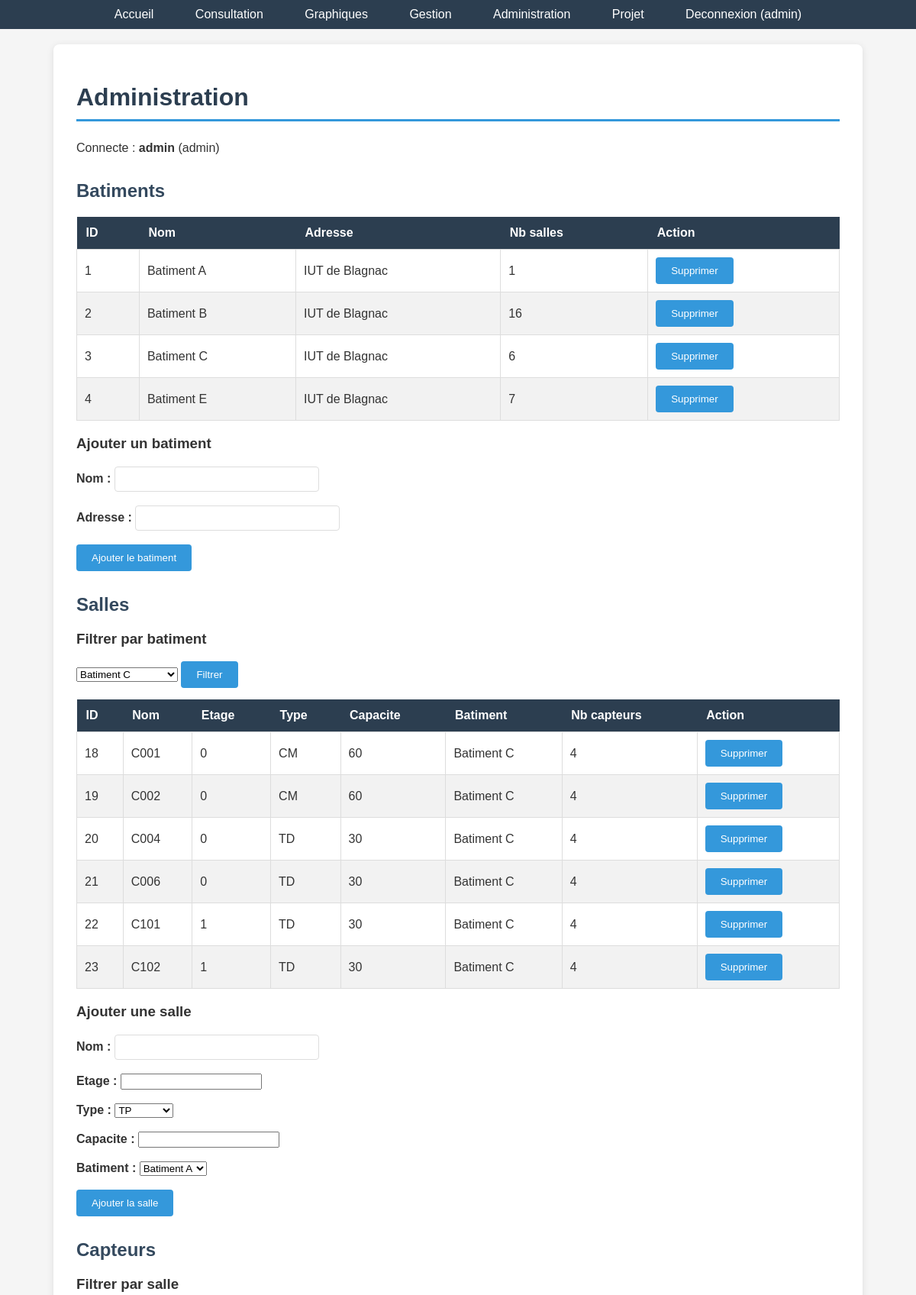
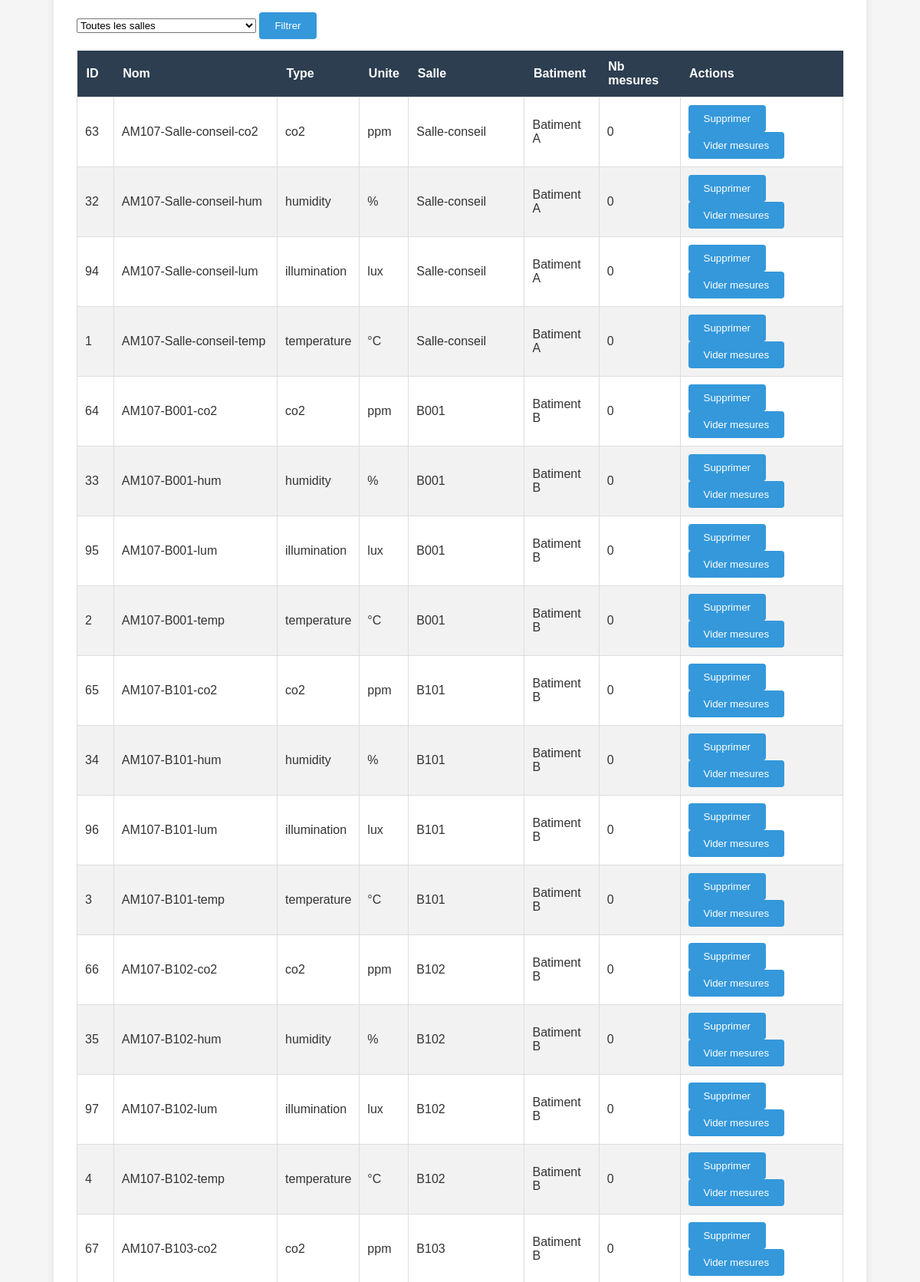
Page /admin.php?filtre_bat=3 (signed in, upper part) on the committed database (2 pictures, top to bottom).
### tables this page shows
CREATE TABLE IF NOT EXISTS Batiment (
    id_batiment INT AUTO_INCREMENT PRIMARY KEY,
    nom VARCHAR(50) NOT NULL,
    adresse VARCHAR(255)
);

CREATE TABLE IF NOT EXISTS Salle (
    id_salle INT AUTO_INCREMENT PRIMARY KEY,
    nom VARCHAR(50) NOT NULL,
    etage INT NOT NULL,
    type VARCHAR(50),
    capacite INT,
    id_batiment INT NOT NULL,
    FOREIGN KEY (id_batiment) REFERENCES Batiment(id_batiment)
);

CREATE TABLE IF NOT EXISTS Capteur (
    id_capteur INT AUTO_INCREMENT PRIMARY KEY,
    nom VARCHAR(100) NOT NULL,
    type_capteur VARCHAR(50) NOT NULL,
    unite VARCHAR(20),
    id_salle INT NOT NULL,
    FOREIGN KEY (id_salle) REFERENCES Salle(id_salle)
);

### www/admin.php (the view, shortened to what this page needs)
<?php
$connexion = mysqli_connect("localhost", "root", "sae23", "sae23");
$batiments = mysqli_query($connexion, "SELECT * FROM Batiment ORDER BY nom");
$liste_batiments = array();
while ($b = mysqli_fetch_assoc($batiments)) {
    $liste_batiments[] = $b;
}
?>
<!DOCTYPE html>
<html lang="fr">
<head>
    <link rel="stylesheet" href="style.css">
</head>
<body>
    <nav>
        <a href="index.php">Accueil</a>
        <a href="consultation.php">Consultation</a>
        <a href="graphiques.php">Graphiques</a>
        <a href="gestion.php">Gestion</a>
        <a href="admin.php">Administration</a>
        <a href="projet.php">Projet</a>
        <a href="connexion.php?logout=1">Deconnexion (<?php echo htmlspecialchars($_SESSION['login']); ?>)</a>
    </nav>
    <div class="container">
        <h1>Administration</h1>
        <p>Connecte : <strong><?php echo htmlspecialchars($_SESSION['login']); ?></strong> (admin)</p>
        <h2>Batiments</h2>
        <table>
            <thead>
                <tr>
                    <th>ID</th>
                    <th>Nom</th>
                    <th>Adresse</th>
                    <th>Nb salles</th>
                    <th>Action</th>
                </tr>
            </thead>
            <tbody>
                <?php
                $res_bat = mysqli_query($connexion, "SELECT b.*, COUNT(s.id_salle) AS nb FROM Batiment b LEFT JOIN Salle s ON b.id_batiment = s.id_batiment GROUP BY b.id_batiment ORDER BY b.nom");
                while ($ligne = mysqli_fetch_assoc($res_bat)) {
                    echo "<tr>";
                    echo "<td>" . $ligne['id_batiment'] . "</td>";
                    echo "<td>" . htmlspecialchars($ligne['nom']) . "</td>";
                    echo "<td>" . htmlspecialchars($ligne['adresse']) . "</td>";
                    echo "<td>" . $ligne['nb'] . "</td>";
                    echo "<td>";
                    echo "<form method='POST' class='form-inline'>";
                    echo "<input type='submit' value='Supprimer'>";
                    echo "</form>";
                    echo "</td>";
                    echo "</tr>";
                }
                ?>
            </tbody>
        </table>
        <h3>Ajouter un batiment</h3>
        <form method="POST">
            <label>Nom :</label>
            <input type="text" name="nom" required><br><br>
            <label>Adresse :</label>
            <input type="text" name="adresse" required><br><br>
            <input type="submit" value="Ajouter le batiment">
        </form>
        <h2>Salles</h2>
        <h3>Filtrer par batiment</h3>
        <form method="GET">
            <select name="filtre_bat">
                <?php foreach ($liste_batiments as $b) { ?>
                    <option value="<?php echo $b['id_batiment']; ?>" <?php if (isset($_GET['filtre_bat']) && $_GET['filtre_bat'] == $b['id_batiment']) echo 'selected'; ?>><?php echo htmlspecialchars($b['nom']); ?></option>
                <?php } ?>
            </select>
            <input type="submit" value="Filtrer">
        </form>
        <table>
            <thead>
                <tr>
                    <th>ID</th>
                    <th>Nom</th>
                    <th>Etage</th>
                    <th>Type</th>
                    <th>Capacite</th>
                    <th>Batiment</th>
                    <th>Nb capteurs</th>
                    <th>Action</th>
                </tr>
            </thead>
            <tbody>
                <?php
                $sql_salles = "SELECT s.*, b.nom AS nom_batiment, COUNT(c.id_capteur) AS nb_capteurs
                    FROM Salle s
                    JOIN Batiment b ON s.id_batiment = b.id_batiment
                    LEFT JOIN Capteur c ON s.id_salle = c.id_salle";
                if (isset($_GET['filtre_bat']) && $_GET['filtre_bat'] != '') {
                    $fb = 0 + $_GET['filtre_bat'];
                    $sql_salles = $sql_salles . " WHERE s.id_batiment = $fb";
                }
                $sql_salles = $sql_salles . " GROUP BY s.id_salle ORDER BY b.nom, s.nom";
                $res_salles = mysqli_query($connexion, $sql_salles);
                while ($ligne = mysqli_fetch_assoc($res_salles)) {
                    echo "<tr>";
                    echo "<td>" . $ligne['id_salle'] . "</td>";
                    echo "<td>" . htmlspecialchars($ligne['nom']) . "</td>";
                    echo "<td>" . $ligne['etage'] . "</td>";
                    echo "<td>" . htmlspecialchars($ligne['type']) . "</td>";
                    echo "<td>" . $ligne['capacite'] . "</td>";
                    echo "<td>" . htmlspecialchars($ligne['nom_batiment']) . "</td>";
                    echo "<td>" . $ligne['nb_capteurs'] . "</td>";
                    echo "<td>";
                    echo "<form method='POST' class='form-inline'>";
                    echo "<input type='submit' value='Supprimer'>";
                    echo "</form>";
                    echo "</td>";
                    echo "</tr>";
                }
                ?>
            </tbody>
        </table>
        <h3>Ajouter une salle</h3>
        <form method="POST">
            <label>Nom :</label>
            <input type="text" name="nom" required><br><br>
            <label>Etage :</label>
            <input type="number" name="etage" required><br><br>
            <label>Type :</label>
            <select name="type" required>
                <option value="TP">TP</option>
            </select><br><br>
            <label>Capacite :</label>
            <input type="number" name="capacite" required><br><br>
            <label>Batiment :</label>
            <select name="id_batiment" required>
                <?php foreach ($liste_batiments as $b) { ?>
                    <option value="<?php echo $b['id_batiment']; ?>"><?php echo htmlspecialchars($b['nom']); ?></option>
                <?php } ?>
            </select><br><br>
            <input type="submit" value="Ajouter la salle">
        </form>
        <h2>Capteurs</h2>
        <h3>Filtrer par salle</h3>
        <form method="GET">
            <select name="filtre_salle">
                <option value="">Toutes les salles</option>
            </select>
            <input type="submit" value="Filtrer">
        </form>
        <table>
            <thead>
                <tr>
                    <th>ID</th>
                    <th>Nom</th>
                    <th>Type</th>
                    <th>Unite</th>
                    <th>Salle</th>
                    <th>Batiment</th>
                    <th>Nb mesures</th>
                    <th>Actions</th>
                </tr>
            </thead>
            <tbody>
                <?php
                $sql_capt = "SELECT c.*, s.nom AS nom_salle, b.nom AS nom_batiment, COUNT(m.id_mesure) AS nb_mesures
                    FROM Capteur c
                    JOIN Salle s ON c.id_salle = s.id_salle
                    JOIN Batiment b ON s.id_batiment = b.id_batiment
                    LEFT JOIN Mesure m ON c.id_capteur = m.id_capteur";
                $sql_capt = $sql_capt . " GROUP BY c.id_capteur ORDER BY b.nom, s.nom, c.type_capteur";
                $res_capt = mysqli_query($connexion, $sql_capt);
                while ($ligne = mysqli_fetch_assoc($res_capt)) {
                    echo "<tr>";
                    echo "<td>" . $ligne['id_capteur'] . "</td>";
                    echo "<td>" . htmlspecialchars($ligne['nom']) . "</td>";
                    echo "<td>" . htmlspecialchars($ligne['type_capteur']) . "</td>";
                    echo "<td>" . htmlspecialchars($ligne['unite']) . "</td>";
                    echo "<td>" . htmlspecialchars($ligne['nom_salle']) . "</td>";
                    echo "<td>" . htmlspecialchars($ligne['nom_batiment']) . "</td>";
                    echo "<td>" . $ligne['nb_mesures'] . "</td>";
                    echo "<td>";
                    echo "<form method='POST' class='form-inline'>";
                    echo "<input type='submit' value='Supprimer'>";
                    echo "</form> ";
                    echo "<form method='POST' class='form-inline'>";
                    echo "<input type='submit' value='Vider mesures'>";
                    echo "</form>";
                    echo "</td>";
                    echo "</tr>";
                }
                ?>
            </tbody>
        </table>
    </div>
</body>
</html>

### www/style.css (style rules this page uses)
body { font-family: Arial, sans-serif; background-color: #f5f5f5; margin: 0; padding: 0; color: #333; }
nav { background-color: #2c3e50; padding: 10px 20px; text-align: center; }
nav a { color: white; text-decoration: none; margin: 0 15px; padding: 5px 10px; }
.container { max-width: 1000px; margin: 20px auto; background-color: white; padding: 30px; border-radius: 8px; box-shadow: 0 2px 10px rgba(0, 0, 0, 0.1); }
h1 { color: #2c3e50; border-bottom: 3px solid #3498db; padding-bottom: 10px; }
h2 { color: #34495e; margin-top: 30px; }
p { line-height: 1.6; }
table { width: 100%; border-collapse: collapse; margin-top: 15px; }
th { background-color: #2c3e50; color: white; padding: 12px; text-align: left; }
td { padding: 10px; border: 1px solid #ddd; }
tr:nth-child(even) { background-color: #f2f2f2; }
form label { font-weight: bold; }
form input[type="text"], form input[type="password"] { padding: 8px; width: 250px; border: 1px solid #ddd; border-radius: 4px; }
form input[type="submit"] { background-color: #3498db; color: white; padding: 10px 20px; border: none; border-radius: 4px; cursor: pointer; }
.form-inline { display: inline; }

### rows in the picture
batiment: id_batiment "1", nom "Batiment A", adresse "IUT de Blagnac", nb "1"
batiment: id_batiment "2", nom "Batiment B", adresse "IUT de Blagnac", nb "16"
batiment: id_batiment "3", nom "Batiment C", adresse "IUT de Blagnac", nb "6"
batiment: id_batiment "4", nom "Batiment E", adresse "IUT de Blagnac", nb "7"
salle: id_salle "18", nom "C001", etage "0", type "CM", capacite "60", id_batiment.nom "Batiment C", nb_capteurs "4"
salle: id_salle "19", nom "C002", etage "0", type "CM", capacite "60", id_batiment.nom "Batiment C", nb_capteurs "4"
salle: id_salle "20", nom "C004", etage "0", type "TD", capacite "30", id_batiment.nom "Batiment C", nb_capteurs "4"
salle: id_salle "21", nom "C006", etage "0", type "TD", capacite "30", id_batiment.nom "Batiment C", nb_capteurs "4"
salle: id_salle "22", nom "C101", etage "1", type "TD", capacite "30", id_batiment.nom "Batiment C", nb_capteurs "4"
salle: id_salle "23", nom "C102", etage "1", type "TD", capacite "30", id_batiment.nom "Batiment C", nb_capteurs "4"
capteur: id_capteur "63", nom "AM107-Salle-conseil-co2", type_capteur "co2", unite "ppm", id_salle.nom "Salle-conseil", batiment.nom "Batiment A", nb_mesures "0"
capteur: id_capteur "32", nom "AM107-Salle-conseil-hum", type_capteur "humidity", unite "%", id_salle.nom "Salle-conseil", batiment.nom "Batiment A", nb_mesures "0"
capteur: id_capteur "94", nom "AM107-Salle-conseil-lum", type_capteur "illumination", unite "lux", id_salle.nom "Salle-conseil", batiment.nom "Batiment A", nb_mesures "0"
capteur: id_capteur "1", nom "AM107-Salle-conseil-temp", type_capteur "temperature", unite "°C", id_salle.nom "Salle-conseil", batiment.nom "Batiment A", nb_mesures "0"
capteur: id_capteur "64", nom "AM107-B001-co2", type_capteur "co2", unite "ppm", id_salle.nom "B001", batiment.nom "Batiment B", nb_mesures "0"
capteur: id_capteur "33", nom "AM107-B001-hum", type_capteur "humidity", unite "%", id_salle.nom "B001", batiment.nom "Batiment B", nb_mesures "0"
capteur: id_capteur "95", nom "AM107-B001-lum", type_capteur "illumination", unite "lux", id_salle.nom "B001", batiment.nom "Batiment B", nb_mesures "0"
capteur: id_capteur "2", nom "AM107-B001-temp", type_capteur "temperature", unite "°C", id_salle.nom "B001", batiment.nom "Batiment B", nb_mesures "0"
capteur: id_capteur "65", nom "AM107-B101-co2", type_capteur "co2", unite "ppm", id_salle.nom "B101", batiment.nom "Batiment B", nb_mesures "0"
capteur: id_capteur "34", nom "AM107-B101-hum", type_capteur "humidity", unite "%", id_salle.nom "B101", batiment.nom "Batiment B", nb_mesures "0"
capteur: id_capteur "96", nom "AM107-B101-lum", type_capteur "illumination", unite "lux", id_salle.nom "B101", batiment.nom "Batiment B", nb_mesures "0"
capteur: id_capteur "3", nom "AM107-B101-temp", type_capteur "temperature", unite "°C", id_salle.nom "B101", batiment.nom "Batiment B", nb_mesures "0"
capteur: id_capteur "66", nom "AM107-B102-co2", type_capteur "co2", unite "ppm", id_salle.nom "B102", batiment.nom "Batiment B", nb_mesures "0"
capteur: id_capteur "35", nom "AM107-B102-hum", type_capteur "humidity", unite "%", id_salle.nom "B102", batiment.nom "Batiment B", nb_mesures "0"
capteur: id_capteur "97", nom "AM107-B102-lum", type_capteur "illumination", unite "lux", id_salle.nom "B102", batiment.nom "Batiment B", nb_mesures "0"
capteur: id_capteur "4", nom "AM107-B102-temp", type_capteur "temperature", unite "°C", id_salle.nom "B102", batiment.nom "Batiment B", nb_mesures "0"
capteur: id_capteur "67", nom "AM107-B103-co2", type_capteur "co2", unite "ppm", id_salle.nom "B103", batiment.nom "Batiment B", nb_mesures "0"

### other values in the picture
$_SESSION['login'] "admin"
form field filtre_bat "Batiment C"
form field id_batiment "Batiment A"
